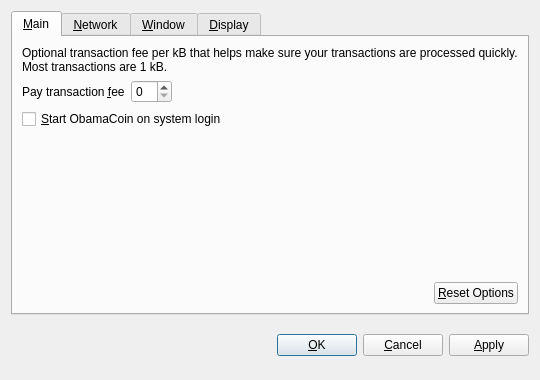
<?xml version="1.0" encoding="UTF-8"?>
<ui version="4.0">
 <class>OptionsDialog</class>
 <widget class="QDialog" name="OptionsDialog">
  <property name="geometry">
   <rect>
    <x>0</x>
    <y>0</y>
    <width>540</width>
    <height>380</height>
   </rect>
  </property>
  <property name="windowTitle">
   <string>Options</string>
  </property>
  <property name="modal">
   <bool>true</bool>
  </property>
  <layout class="QVBoxLayout" name="verticalLayout">
   <item>
    <widget class="QTabWidget" name="tabWidget">
     <property name="tabPosition">
      <enum>QTabWidget::North</enum>
     </property>
     <property name="currentIndex">
      <number>0</number>
     </property>
     <widget class="QWidget" name="tabMain">
      <attribute name="title">
       <string>&amp;Main</string>
      </attribute>
      <layout class="QVBoxLayout" name="verticalLayout_Main">
       <item>
        <widget class="QLabel" name="transactionFeeInfoLabel">
         <property name="text">
          <string>Optional transaction fee per kB that helps make sure your transactions are processed quickly. Most transactions are 1 kB.</string>
         </property>
         <property name="textFormat">
          <enum>Qt::PlainText</enum>
         </property>
         <property name="wordWrap">
          <bool>true</bool>
         </property>
        </widget>
       </item>
       <item>
        <layout class="QHBoxLayout" name="horizontalLayout_1_Main">
         <item>
          <widget class="QLabel" name="transactionFeeLabel">
           <property name="text">
            <string>Pay transaction &amp;fee</string>
           </property>
           <property name="textFormat">
            <enum>Qt::PlainText</enum>
           </property>
           <property name="buddy">
            <cstring>transactionFee</cstring>
           </property>
          </widget>
         </item>
         <item>
          <widget class="BitcoinAmountField" name="transactionFee"/>
         </item>
         <item>
          <spacer name="horizontalSpacer_1_Main">
           <property name="orientation">
            <enum>Qt::Horizontal</enum>
           </property>
           <property name="sizeHint" stdset="0">
            <size>
             <width>40</width>
             <height>20</height>
            </size>
           </property>
          </spacer>
         </item>
        </layout>
       </item>
       <item>
        <widget class="QCheckBox" name="bitcoinAtStartup">
         <property name="toolTip">
          <string>Automatically start ObamaCoin after logging in to the system.</string>
         </property>
         <property name="text">
          <string>&amp;Start ObamaCoin on system login</string>
         </property>
        </widget>
       </item>
       <item>
        <spacer name="verticalSpacer_Main">
         <property name="orientation">
          <enum>Qt::Vertical</enum>
         </property>
         <property name="sizeHint" stdset="0">
          <size>
           <width>20</width>
           <height>40</height>
          </size>
         </property>
        </spacer>
       </item>
       <item>
        <layout class="QHBoxLayout" name="horizontalLayout_2_Main">
         <item>
          <spacer name="horizontalSpacer_2_Main">
           <property name="orientation">
            <enum>Qt::Horizontal</enum>
           </property>
           <property name="sizeHint" stdset="0">
            <size>
             <width>40</width>
             <height>20</height>
            </size>
           </property>
          </spacer>
         </item>
         <item>
          <widget class="QPushButton" name="resetButton">
           <property name="toolTip">
            <string>Reset all client options to default.</string>
           </property>
           <property name="text">
            <string>&amp;Reset Options</string>
           </property>
           <property name="autoDefault">
            <bool>false</bool>
           </property>
          </widget>
         </item>
        </layout>
       </item>
      </layout>
     </widget>
     <widget class="QWidget" name="tabNetwork">
      <attribute name="title">
       <string>&amp;Network</string>
      </attribute>
      <layout class="QVBoxLayout" name="verticalLayout_Network">
       <item>
        <widget class="QCheckBox" name="mapPortUpnp">
         <property name="toolTip">
          <string>Automatically open the ObamaCoin client port on the router. This only works when your router supports UPnP and it is enabled.</string>
         </property>
         <property name="text">
          <string>Map port using &amp;UPnP</string>
         </property>
        </widget>
       </item>
       <item>
        <widget class="QCheckBox" name="connectSocks">
         <property name="toolTip">
          <string>Connect to the ObamaCoin network through a SOCKS proxy (e.g. when connecting through Tor).</string>
         </property>
         <property name="text">
          <string>&amp;Connect through SOCKS proxy:</string>
         </property>
        </widget>
       </item>
       <item>
        <layout class="QHBoxLayout" name="horizontalLayout_Network">
         <item>
          <widget class="QLabel" name="proxyIpLabel">
           <property name="text">
            <string>Proxy &amp;IP:</string>
           </property>
           <property name="textFormat">
            <enum>Qt::PlainText</enum>
           </property>
           <property name="buddy">
            <cstring>proxyIp</cstring>
           </property>
          </widget>
         </item>
         <item>
          <widget class="QValidatedLineEdit" name="proxyIp">
           <property name="maximumSize">
            <size>
             <width>140</width>
             <height>16777215</height>
            </size>
           </property>
           <property name="toolTip">
            <string>IP address of the proxy (e.g. 127.0.0.1)</string>
           </property>
          </widget>
         </item>
         <item>
          <widget class="QLabel" name="proxyPortLabel">
           <property name="text">
            <string>&amp;Port:</string>
           </property>
           <property name="textFormat">
            <enum>Qt::PlainText</enum>
           </property>
           <property name="buddy">
            <cstring>proxyPort</cstring>
           </property>
          </widget>
         </item>
         <item>
          <widget class="QLineEdit" name="proxyPort">
           <property name="maximumSize">
            <size>
             <width>55</width>
             <height>16777215</height>
            </size>
           </property>
           <property name="toolTip">
            <string>Port of the proxy (e.g. 9050)</string>
           </property>
          </widget>
         </item>
         <item>
          <widget class="QLabel" name="socksVersionLabel">
           <property name="text">
            <string>SOCKS &amp;Version:</string>
           </property>
           <property name="textFormat">
            <enum>Qt::PlainText</enum>
           </property>
           <property name="buddy">
            <cstring>socksVersion</cstring>
           </property>
          </widget>
         </item>
         <item>
          <widget class="QValueComboBox" name="socksVersion">
           <property name="toolTip">
            <string>SOCKS version of the proxy (e.g. 5)</string>
           </property>
          </widget>
         </item>
         <item>
          <spacer name="horizontalSpacer_Network">
           <property name="orientation">
            <enum>Qt::Horizontal</enum>
           </property>
           <property name="sizeHint" stdset="0">
            <size>
             <width>40</width>
             <height>20</height>
            </size>
           </property>
          </spacer>
         </item>
        </layout>
       </item>
       <item>
        <spacer name="verticalSpacer_Network">
         <property name="orientation">
          <enum>Qt::Vertical</enum>
         </property>
         <property name="sizeHint" stdset="0">
          <size>
           <width>20</width>
           <height>40</height>
          </size>
         </property>
        </spacer>
       </item>
      </layout>
     </widget>
     <widget class="QWidget" name="tabWindow">
      <attribute name="title">
       <string>&amp;Window</string>
      </attribute>
      <layout class="QVBoxLayout" name="verticalLayout_Window">
       <item>
        <widget class="QCheckBox" name="minimizeToTray">
         <property name="toolTip">
          <string>Show only a tray icon after minimizing the window.</string>
         </property>
         <property name="text">
          <string>&amp;Minimize to the tray instead of the taskbar</string>
         </property>
        </widget>
       </item>
       <item>
        <widget class="QCheckBox" name="minimizeOnClose">
         <property name="toolTip">
          <string>Minimize instead of exit the application when the window is closed. When this option is enabled, the application will be closed only after selecting Quit in the menu.</string>
         </property>
         <property name="text">
          <string>M&amp;inimize on close</string>
         </property>
        </widget>
       </item>
       <item>
        <spacer name="verticalSpacer_Window">
         <property name="orientation">
          <enum>Qt::Vertical</enum>
         </property>
         <property name="sizeHint" stdset="0">
          <size>
           <width>20</width>
           <height>40</height>
          </size>
         </property>
        </spacer>
       </item>
      </layout>
     </widget>
     <widget class="QWidget" name="tabDisplay">
      <attribute name="title">
       <string>&amp;Display</string>
      </attribute>
      <layout class="QVBoxLayout" name="verticalLayout_Display">
       <item>
        <layout class="QHBoxLayout" name="horizontalLayout_1_Display">
         <item>
          <widget class="QLabel" name="langLabel">
           <property name="text">
            <string>User Interface &amp;language:</string>
           </property>
           <property name="textFormat">
            <enum>Qt::PlainText</enum>
           </property>
           <property name="buddy">
            <cstring>lang</cstring>
           </property>
          </widget>
         </item>
         <item>
          <widget class="QValueComboBox" name="lang">
           <property name="toolTip">
            <string>The user interface language can be set here. This setting will take effect after restarting ObamaCoin.</string>
           </property>
          </widget>
         </item>
        </layout>
       </item>
       <item>
        <layout class="QHBoxLayout" name="horizontalLayout_2_Display">
         <item>
          <widget class="QLabel" name="unitLabel">
           <property name="text">
            <string>&amp;Unit to show amounts in:</string>
           </property>
           <property name="textFormat">
            <enum>Qt::PlainText</enum>
           </property>
           <property name="buddy">
            <cstring>unit</cstring>
           </property>
          </widget>
         </item>
         <item>
          <widget class="QValueComboBox" name="unit">
           <property name="toolTip">
            <string>Choose the default subdivision unit to show in the interface and when sending coins.</string>
           </property>
          </widget>
         </item>
        </layout>
       </item>
       <item>
        <widget class="QCheckBox" name="displayAddresses">
         <property name="toolTip">
          <string>Whether to show ObamaCoin addresses in the transaction list or not.</string>
         </property>
         <property name="text">
          <string>&amp;Display addresses in transaction list</string>
         </property>
        </widget>
       </item>
       <item>
        <widget class="QCheckBox" name="coinControlFeatures">
         <property name="toolTip">
          <string>Whether to show coin control features or not.</string>
         </property>
         <property name="text">
          <string>Display coin &amp;control features (experts only!)</string>
         </property>
        </widget>
       </item>
       <item>
        <spacer name="verticalSpacer_Display">
         <property name="orientation">
          <enum>Qt::Vertical</enum>
         </property>
         <property name="sizeHint" stdset="0">
          <size>
           <width>20</width>
           <height>40</height>
          </size>
         </property>
        </spacer>
       </item>
      </layout>
     </widget>
    </widget>
   </item>
   <item>
    <layout class="QHBoxLayout" name="horizontalLayout_Buttons">
     <item>
      <spacer name="horizontalSpacer_1">
       <property name="orientation">
        <enum>Qt::Horizontal</enum>
       </property>
       <property name="sizeHint" stdset="0">
        <size>
         <width>40</width>
         <height>48</height>
        </size>
       </property>
      </spacer>
     </item>
     <item>
      <widget class="QLabel" name="statusLabel">
       <property name="font">
        <font>
         <weight>75</weight>
         <bold>true</bold>
        </font>
       </property>
       <property name="text">
        <string/>
       </property>
       <property name="textFormat">
        <enum>Qt::PlainText</enum>
       </property>
       <property name="wordWrap">
        <bool>true</bool>
       </property>
      </widget>
     </item>
     <item>
      <spacer name="horizontalSpacer_2">
       <property name="orientation">
        <enum>Qt::Horizontal</enum>
       </property>
       <property name="sizeHint" stdset="0">
        <size>
         <width>40</width>
         <height>48</height>
        </size>
       </property>
      </spacer>
     </item>
     <item>
      <widget class="QPushButton" name="okButton">
       <property name="text">
        <string>&amp;OK</string>
       </property>
      </widget>
     </item>
     <item>
      <widget class="QPushButton" name="cancelButton">
       <property name="text">
        <string>&amp;Cancel</string>
       </property>
       <property name="autoDefault">
        <bool>false</bool>
       </property>
      </widget>
     </item>
     <item>
      <widget class="QPushButton" name="applyButton">
       <property name="text">
        <string>&amp;Apply</string>
       </property>
       <property name="autoDefault">
        <bool>false</bool>
       </property>
      </widget>
     </item>
    </layout>
   </item>
  </layout>
 </widget>
 <customwidgets>
  <customwidget>
   <class>BitcoinAmountField</class>
   <extends>QSpinBox</extends>
   <header>bitcoinamountfield.h</header>
  </customwidget>
  <customwidget>
   <class>QValueComboBox</class>
   <extends>QComboBox</extends>
   <header>qvaluecombobox.h</header>
  </customwidget>
  <customwidget>
   <class>QValidatedLineEdit</class>
   <extends>QLineEdit</extends>
   <header>qvalidatedlineedit.h</header>
  </customwidget>
 </customwidgets>
 <resources/>
 <connections/>
</ui>
